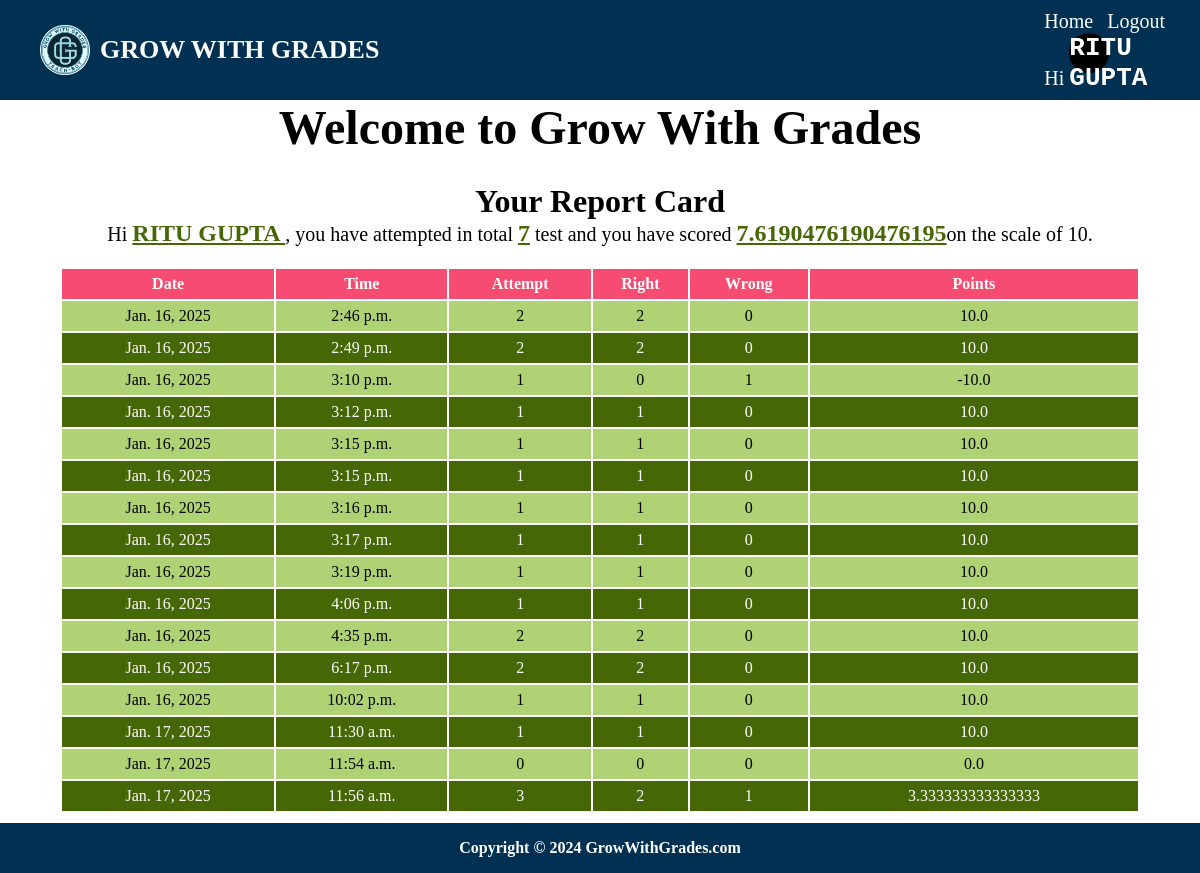
Screenshot of /GWG/showAllResult (signed in) with the database file from the repository.
### GWG/models.py (models this page shows)
class User(models.Model):
    username=models.CharField(primary_key=True,max_length=20)
    password=models.CharField(null=False,max_length=20)
    name=models.CharField(null=False,max_length=30)
    classTh=models.IntegerField(max_length=4)
    email=models.EmailField(null=False,max_length=50)
    mobileNo=models.IntegerField(null=False,max_length=11)
    test_attempted=models.IntegerField(default=0)
    points=models.FloatField(default=0.0)

class Result(models.Model):
    resultid=models.BigAutoField(primary_key=True,auto_created=True)
    username=models.ForeignKey(User,on_delete=models.CASCADE)
    date=models.DateField(auto_now=True)
    time=models.TimeField(auto_now=True)
    attempt=models.IntegerField()
    right=models.IntegerField()
    worng=models.IntegerField()
    points=models.FloatField()

### GWG/views.py (the view)
# urls.py: path("showAllResult", showAllResult, name="showAllResult"),
def showAllResult(request):
    if "name" not in request.session.keys():
        res = HttpResponseRedirect("login")
    else:
        user = User.objects.filter(username=request.session["username"])
        results = Result.objects.filter(username_id=user[0].username)
        context = {"user": user[0], "results": results}
        res = render(request, "showAllResult.html", context)
    return res

### GWG/templates/showAllResult.html
{% extends 'master.html' %}
{% block menu %}
<a href="{% url 'GWG:home' %}">Home</a>
<a href="{% url 'GWG:logout' %}">Logout</a>
<div>
    <a href="{% url 'GWG:profile' %}">Hi<div class="profile">{{request.session.firstLetter | upper}}</div></a>
</div>
{% endblock %}
{% block content %}
<div class="textSlid">
    <mARquee>
        <font size="8">
            <B>Welcome to Grow With Grades</B>
        </font>
    </mARquee>
</div>
<br>
<div id='report'>
    <h1>Your Report Card</h1>
    <p>Hi <span class="special"> {{user.name | upper}} </span>, you have attempted in total <span
            class="special">{{user.test_attempted }}</span>
        test and you have scored <span class="special"> {{ user.points}}</span>on the scale of 10.</p>
</div>
<table class="table">
    <tr>
        <th>Date</th>
        <th>Time</th>
        <th>Attempt</th>
        <th>Right</th>
        <th>Wrong</th>
        <th>Points</th>
    </tr>
    {% for r in results %}
    <tr>
        <td>{{ r.date }}</td>
        <td>{{r.time }}</td>
        <td>{{r.attempt }}</td>
        <td>{{r.right }}</td>
        <td>{{r.worng }}</td>
        <td>{{r.points }}</td>
    </tr>
    {% endfor %}
</table>
{% endblock %}

### GWG/templates/master.html (shortened to what this page needs)
<!DOCTYPE html>
{% load static %}
<html lang="en">
<head>
    <link rel="stylesheet" href="{% static 'style.css' %}">
    <link rel="stylesheet" href="{% static 'home.css' %}">
    <link rel="stylesheet" href="{% static 'registration.css' %}">
    <link rel="stylesheet" href="{% static 'profile.css' %}">
    <link rel="stylesheet" href="{% static 'table.css' %}">
    <link rel="stylesheet" href="{% static 'about.css' %}">
    <link rel="stylesheet" href="{% static 'testpaper.css' %}">
</head>
<body>
    <header>
        <div class="sitename">
            <img src="{% static 'logo.png' %}" alt="logo"><h1>GROW WITH GRADES</h1>
        </div>
        <div class="menu">
            {% block menu %}
            {% endblock %}
        </div>
    </header>
    <div class="content">
        {% block content %}
        {% endblock %}
    </div>
    <footer>
        <p><b>Copyright © 2024 GrowWithGrades.com</b></p>
    </footer>
</body>
</html>

### GWG/static/style.css (style rules this page uses)
* { padding: 0; margin: 0; box-sizing: border-box; }
:root { --main-bg-color: #003153; }
header img { margin-right: 10px; height: 50px; }
footer { background-color: var(--main-bg-color); height: 50px; align-content: center; text-align: center; position: fixed; bottom: 0px; width: 100%; color: white; }
a { text-decoration: none; color: black; transition: 0.3s; }
img { cursor: pointer; }

### GWG/static/home.css (style rules this page uses)
.profile { background-color: black; margin-left: 5px; display: inline-block; height: 40px; width: 40px; text-align: center; align-content: center; border-radius: 100%; font-size: 26px; font-weight: 900; font: bold; font-family: 'Courier New', Courier, monospace; }

### GWG/static/registration.css (style rules this page uses)
table tr td { margin: 10px auto 10px 0; }

### GWG/static/table.css (style rules this page uses)
.table { margin: 20px auto; margin-bottom: 60px; }
.table { width: 90%; margin-bottom: 60px; }
.table tr:nth-child(odd) { background-color: #456705; color: white; height: 30px; }
.table tr:nth-child(even) { background-color: #AFD275; height: 30px; }
.table tr:first-child { background-color: #F64C72; }
.table td { text-align: center; }
.special { color: #456705; font-weight: bold; font-size: 24px; text-decoration: underline; }

### rows the page displays
User: session.firstLetter "RITU GUPTA", name "RITU GUPTA", test_attempted "7", points "7.6190476190476195"
Result: date "Jan. 16, 2025", time "2:46 p.m.", attempt "2", right "2", worng "0", points "10.0"
Result: date "Jan. 16, 2025", time "2:49 p.m.", attempt "2", right "2", worng "0", points "10.0"
Result: date "Jan. 16, 2025", time "3:10 p.m.", attempt "1", right "0", worng "1", points "-10.0"
Result: date "Jan. 16, 2025", time "3:12 p.m.", attempt "1", right "1", worng "0", points "10.0"
Result: date "Jan. 16, 2025", time "3:15 p.m.", attempt "1", right "1", worng "0", points "10.0"
Result: date "Jan. 16, 2025", time "3:15 p.m.", attempt "1", right "1", worng "0", points "10.0"
Result: date "Jan. 16, 2025", time "3:16 p.m.", attempt "1", right "1", worng "0", points "10.0"
Result: date "Jan. 16, 2025", time "3:17 p.m.", attempt "1", right "1", worng "0", points "10.0"
Result: date "Jan. 16, 2025", time "3:19 p.m.", attempt "1", right "1", worng "0", points "10.0"
Result: date "Jan. 16, 2025", time "4:06 p.m.", attempt "1", right "1", worng "0", points "10.0"
Result: date "Jan. 16, 2025", time "4:35 p.m.", attempt "2", right "2", worng "0", points "10.0"
Result: date "Jan. 16, 2025", time "6:17 p.m.", attempt "2", right "2", worng "0", points "10.0"
Result: date "Jan. 16, 2025", time "10:02 p.m.", attempt "1", right "1", worng "0", points "10.0"
Result: date "Jan. 17, 2025", time "11:30 a.m.", attempt "1", right "1", worng "0", points "10.0"
Result: date "Jan. 17, 2025", time "11:54 a.m.", attempt "0", right "0", worng "0", points "0.0"
Result: date "Jan. 17, 2025", time "11:56 a.m.", attempt "3", right "2", worng "1", points "3.333333333333333"
